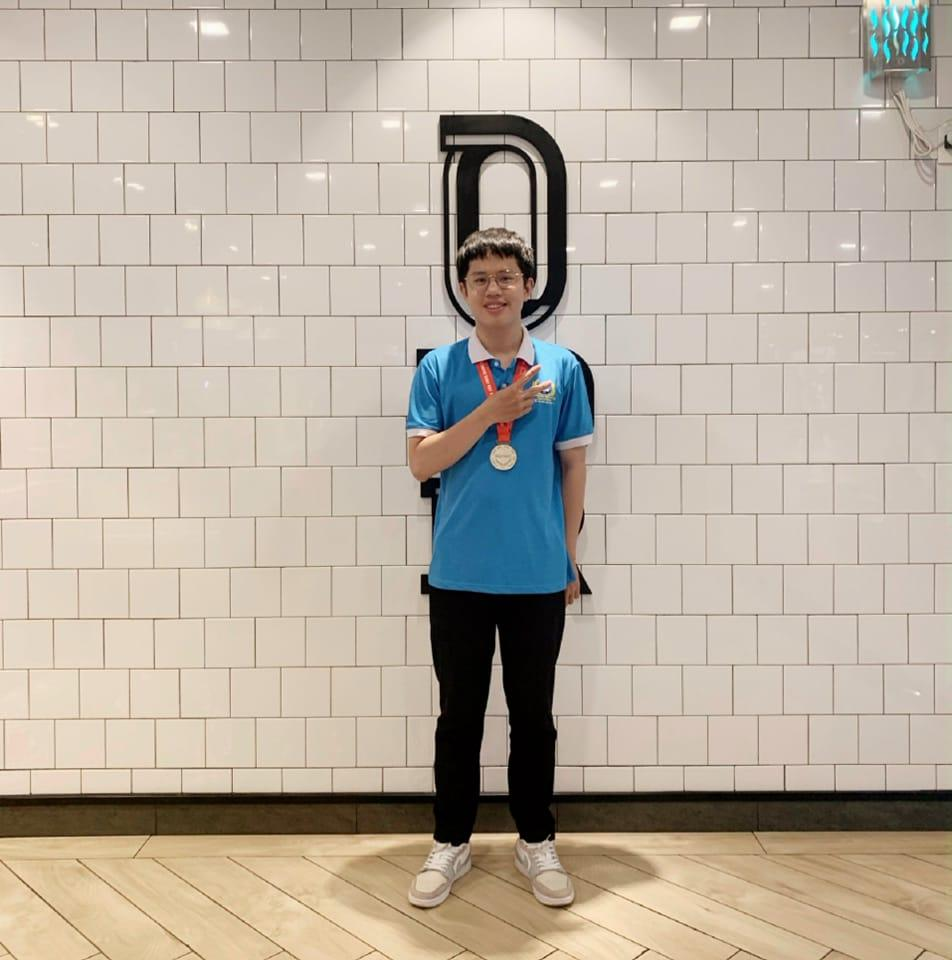
#> input picture anh.jpg, 952 x 960 px
$ jupyter execute threshold.ipynb
#> lines starting #> are read from the running program, lines starting #| are printed output that depends on the picture; after the words box and inside, x2 and y2 are one past the last pixel; in counts of white or black regions, pixels touching at a corner belong together
[cell 1]
import cv2 as cv
import numpy as np
from matplotlib import pyplot as plt
img = cv.imread('anh.jpg',0)
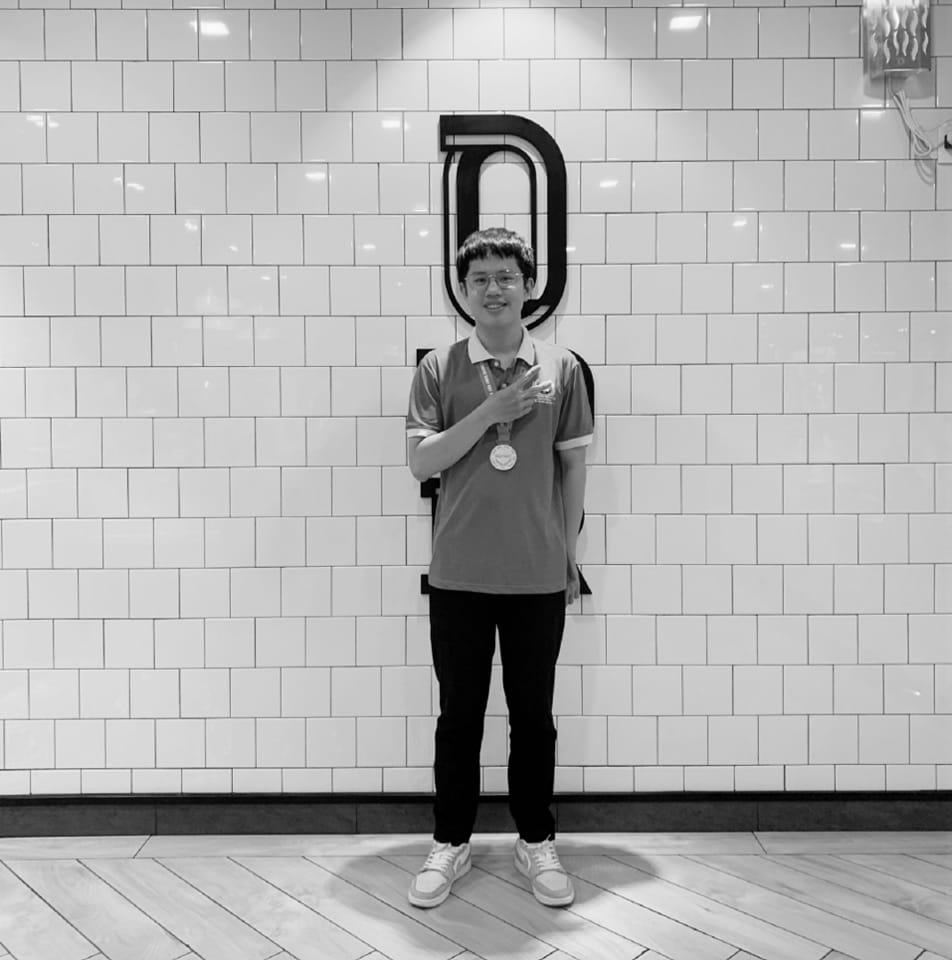
#> img: shape (960, 952); min 0, max 255, mean 176.8
img = cv.medianBlur(img,5)
ret,th1 = cv.threshold(img,127,255,cv.THRESH_BINARY)
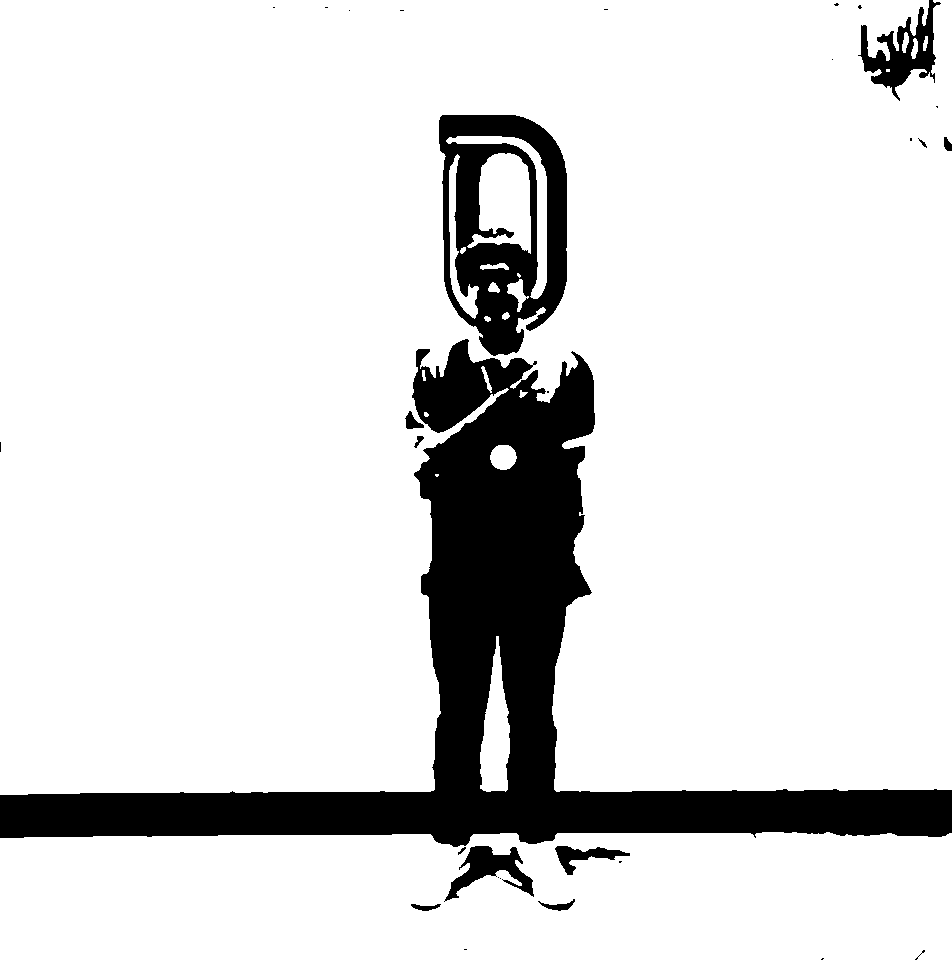
#> th1: shape (960, 952); 86.7% white; 30 black regions (18 under 20 px), largest, box (x1, y1, x2, y2) and area: (0, 339, 952, 847) 98174, (439, 115, 567, 356) 17021, (858, 0, 941, 101) 3083
th2 = cv.adaptiveThreshold(img,255,cv.ADAPTIVE_THRESH_MEAN_C,\
            cv.THRESH_BINARY,11,2)
#> th2: shape (960, 952); 84.1% white; 1939 black regions (1238 under 20 px), largest, box (x1, y1, x2, y2) and area: (0, 574, 952, 847) 21413, (151, 841, 766, 960) 9510, (439, 115, 567, 331) 9355
th3 = cv.adaptiveThreshold(img,255,cv.ADAPTIVE_THRESH_GAUSSIAN_C,\
            cv.THRESH_BINARY,11,2)
#> th3: shape (960, 952); 87.2% white; 2743 black regions (2057 under 20 px), largest, box (x1, y1, x2, y2) and area: (0, 478, 952, 847) 18658, (439, 115, 567, 330) 8017, (395, 839, 769, 947) 3468
titles = ['Original Image', 'Global Thresholding (v = 127)',
            'Adaptive Mean Thresholding', 'Adaptive Gaussian Thresholding']
images = [img, th1, th2, th3]
for i in range(4):
    plt.subplot(2,2,i+1),plt.imshow(images[i],'gray')
    plt.title(titles[i])
    plt.xticks([]),plt.yticks([])
plt.show()

[cell 2]
import cv2 as cv
import numpy as np
from matplotlib import pyplot as plt
img = cv.imread('anh.jpg',0)
# global thresholding
ret1,th1 = cv.threshold(img,127,255,cv.THRESH_BINARY)
#> th1: shape (960, 952); 86.1% white; 665 black regions (594 under 20 px), largest, box (x1, y1, x2, y2) and area: (0, 350, 952, 854) 92926, (439, 114, 569, 357) 16835, (380, 338, 538, 433) 5601
# Otsu's thresholding
ret2,th2 = cv.threshold(img,0,255,cv.THRESH_BINARY+cv.THRESH_OTSU)
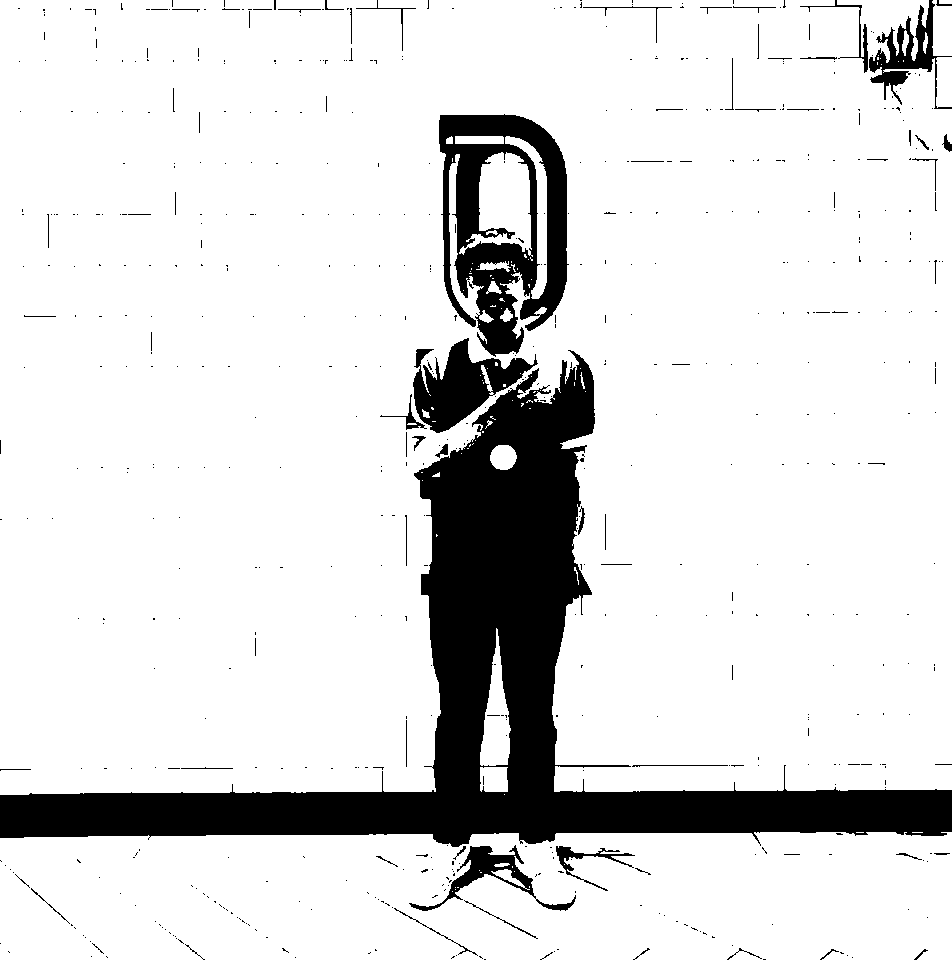
#> th2: shape (960, 952); 86.6% white; 618 black regions (554 under 20 px), largest, box (x1, y1, x2, y2) and area: (0, 350, 952, 847) 90877, (439, 114, 569, 357) 16286, (413, 338, 538, 433) 5297
#> ret2 = 124
# Otsu's thresholding after Gaussian filtering
blur = cv.GaussianBlur(img,(5,5),0)
ret3,th3 = cv.threshold(blur,0,255,cv.THRESH_BINARY+cv.THRESH_OTSU)
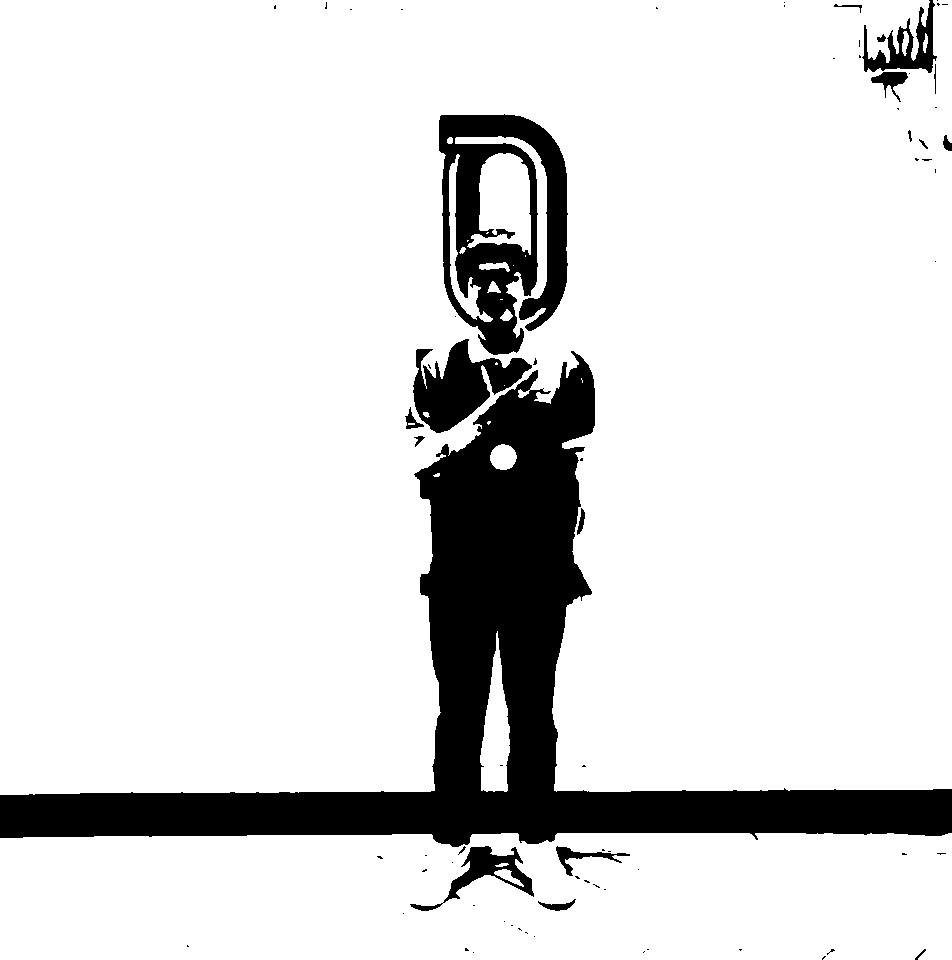
#> th3: shape (960, 952); 86.9% white; 73 black regions (54 under 20 px), largest, box (x1, y1, x2, y2) and area: (0, 351, 952, 847) 91469, (439, 114, 568, 355) 16816, (413, 339, 532, 433) 5371
#> ret3 = 124
# plot all the images and their histograms
images = [img, 0, th1,
          img, 0, th2,
          blur, 0, th3]
titles = ['Original Noisy Image','Histogram','Global Thresholding (v=127)',
          'Original Noisy Image','Histogram',"Otsu's Thresholding",
          'Gaussian filtered Image','Histogram',"Otsu's Thresholding"]
for i in range(3):
    plt.subplot(3,3,i*3+1),plt.imshow(images[i*3],'gray')
    plt.title(titles[i*3]), plt.xticks([]), plt.yticks([])
    plt.subplot(3,3,i*3+2),plt.hist(images[i*3].ravel(),256)
    plt.title(titles[i*3+1]), plt.xticks([]), plt.yticks([])
    plt.subplot(3,3,i*3+3),plt.imshow(images[i*3+2],'gray')
    plt.title(titles[i*3+2]), plt.xticks([]), plt.yticks([])
plt.show()
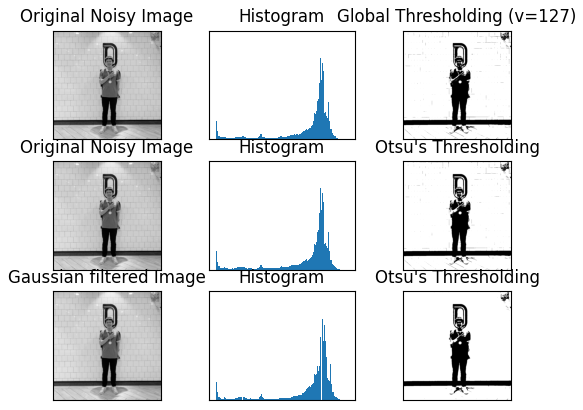
#> figure drawn by matplotlib, 9 panels

$ run again, with foto1B.jpg copied over anh.jpg
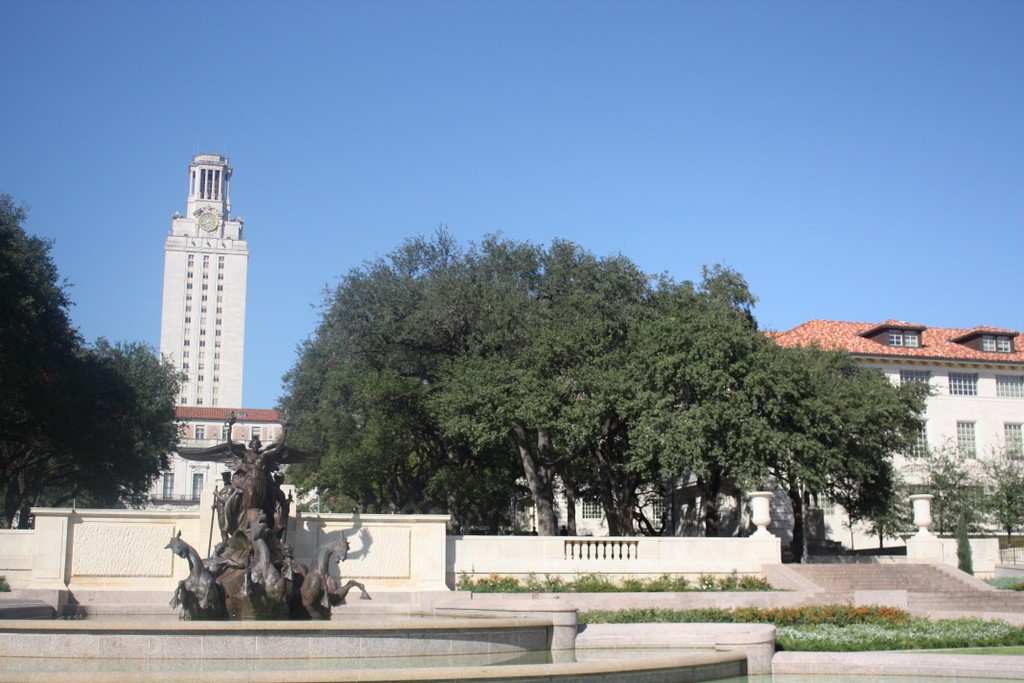
#> input picture foto1B.jpg, 1024 x 683 px
#> `ret,th1 = cv.threshold(img,127,255,cv.THRESH_BINARY)`:
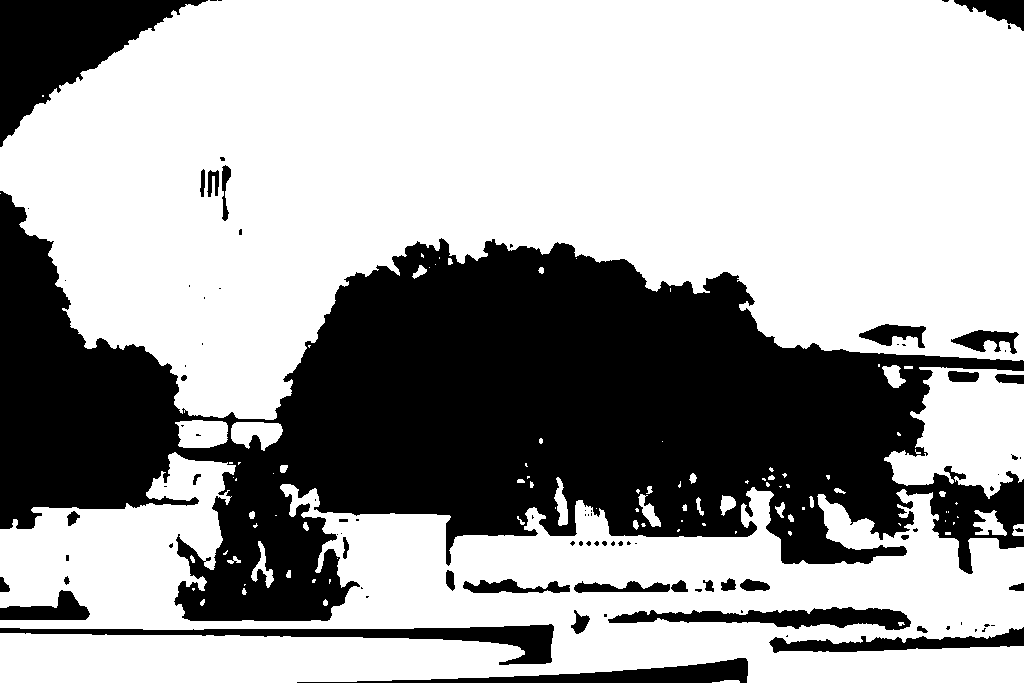
#> th1: shape (683, 1024); 65% white; 92 black regions (57 under 20 px), largest, box (x1, y1, x2, y2) and area: (0, 191, 1024, 621) 207454, (0, 0, 208, 147) 12932, (0, 624, 554, 665) 5473
#> ret2 = 117
#> `ret3,th3 = cv.threshold(blur,0,255,cv.THRESH_BINARY+cv.THRESH_OTSU)`:
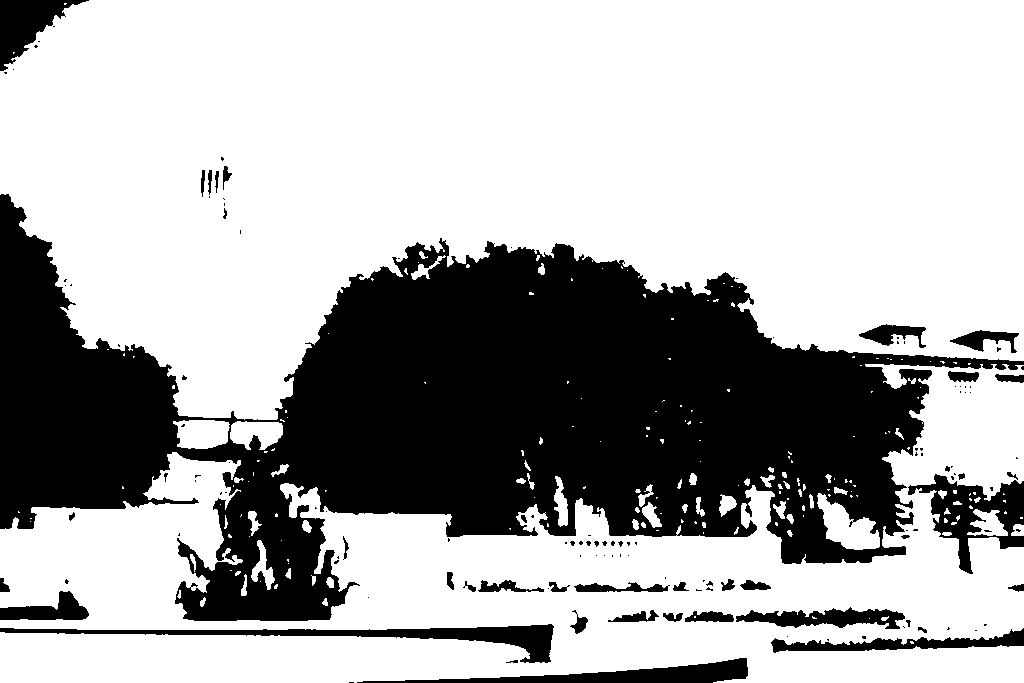
#> th3: shape (683, 1024); 68.2% white; 132 black regions (91 under 20 px), largest, box (x1, y1, x2, y2) and area: (0, 194, 1024, 621) 195650, (0, 624, 554, 663) 4682, (908, 474, 1024, 574) 4428
#> ret3 = 118
